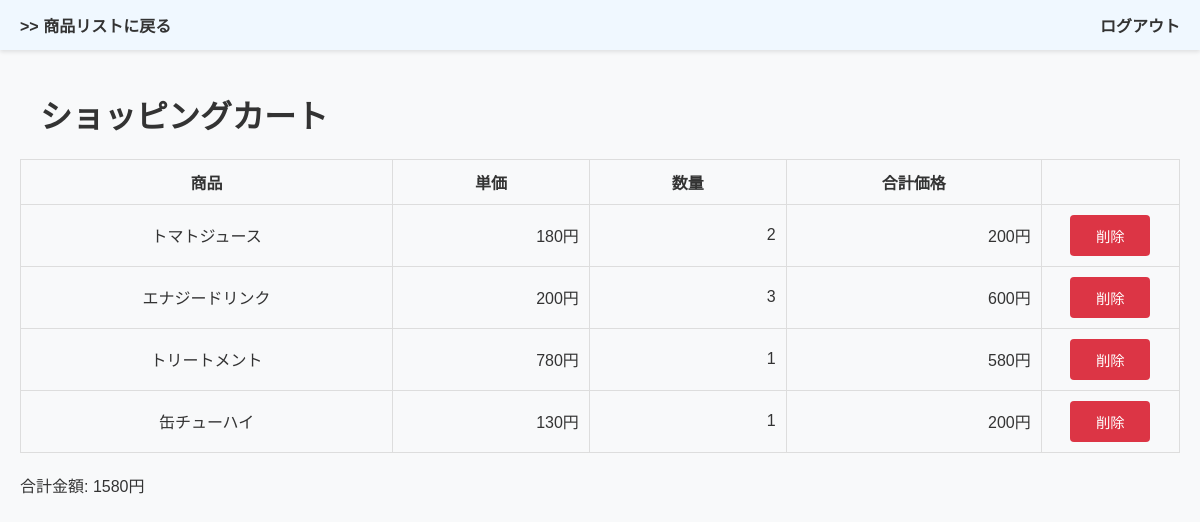
The page /cart/ (signed in) on the database its author committed.
### cart/models.py (models this page shows, shortened)
class CartItem(models.Model):
    cart = models.ForeignKey(Cart, on_delete=models.CASCADE)
    product = models.ForeignKey(Product, on_delete=models.CASCADE)
    quantity = models.PositiveIntegerField(default=1)
    total = models.DecimalField(max_digits=10, decimal_places=0, default=0,editable=False)  # 商品の価格と数量を掛け合わせた合計金額

### products/models.py (models this page shows, shortened)
class Product(models.Model):
    name = models.CharField(max_length=255)
    price = models.DecimalField(max_digits=10, decimal_places=0)
    category = models.ForeignKey(Category, on_delete=models.CASCADE)

### cart/views.py (the view)
# urls.py: path('cart/', include('cart.urls')),
@login_required
def cart(request):
    cart = Cart.objects.get(user=request.user)
    cart_items = CartItem.objects.all().filter(cart=cart)
    total_price = sum(item.total for item in cart_items)  # カート内の合計金額を計算
    return render(request, 'cart/cart.html', {'cart_items': cart_items, 'total_price': total_price})

### templates/cart/cart.html (shortened to what this page needs)
{% extends 'base.html' %}
{% block header %}
<header>
    <a href="{% url 'product_list' %}">>> 商品リストに戻る</a>
    <div class="logout_btn">
        <a href="{% url 'accounts:logout' %}">ログアウト</a>
    </div>
</header>
{% endblock %}
{% block main %}
<main class="site_main">
    {% if cart_items %}
    <h1>ショッピングカート</h1>
    <table class="cart">
        <thead>
            <tr>
                <th class="product">商品</th>
                <th class="price">単価</th>
                <th class="quantity">数量</th>
                <th class="total">合計価格</th>
                <th class="delete"></th>
            </tr>
        </thead>
        <tbody>
            {% for item in cart_items %}
            <tr>
                <td class="product">{{ item.product.name }}</td>
                <td class="price">{{ item.product.price }}円</td>
                <td class="quantity">{{ item.quantity }}</td>
                <td class="total">{{ item.total }}円</td>
                <td class="delete">
                    <form action="{% url 'cart:remove_from_cart' item.product.id %}" method="post">
                        <button type="submit">削除</button>
                    </form>
                </td>
            </tr>
            {% endfor %}
        </tbody>
    </table>
    <p>合計金額: {{ total_price }}円</p>
    {% else %}
    <h1>カートの中身が空です。</h1>
    {% endif %}
</main>
{% endblock %}

### static/css/style.css (style rules this page uses)
header { background-color: #f0f8ff; width: 100%; height: 50px; display: flex; position: fixed; align-items: center; padding-left: 20px; box-shadow: 0 2px 4px rgba(0, 0, 0, 0.1); box-sizing: border-box; margin-top: 0; }
header .logout_btn { margin-left: auto; padding-right: 20px; margin-right: 0; }
header a { color: #333; text-decoration: none; font-weight: bold; }
body { background-color: #f8f9fa; margin: 0; padding: 0; font-family: Arial, sans-serif; color: #333; overflow-x: hidden; box-sizing: border-box; }
h1, h2 { color: #333; padding-left: 20px; }
.site_main { padding: 20px; width: 100%; max-width: 1200px; margin: 0 auto; padding-top: 70px; box-sizing: border-box; }
.cart { width: 100%; border-collapse: collapse; margin-bottom: 20px; table-layout: fixed; }
.cart th, .cart td { border: 1px solid #ddd; padding: 10px; text-align: right; word-wrap: break-word; }
.cart th { background-color: #f8f9fa; text-align: center; }
.cart td:first-child, .cart td:last-child { text-align: center; }
.cart th.product, .cart td.product { width: 30%; }
.cart th.price, .cart td.price { width: 15%; }
.cart th.quantity, .cart td.quantity { width: 15%; }
.cart th.total, .cart td.total { width: 20%; }
.cart th.delete, .cart td.delete { width: 10%; }
.cart td button { background-color: #dc3545; color: white; border: none; padding: 10px; cursor: pointer; border-radius: 4px; font-size: 0.9rem; width: 100%; max-width: 80px; }

### rows shown on the page
CartItem: product.name "トマトジュース", product.price "180", quantity "2", total "200"
CartItem: product.name "エナジードリンク", product.price "200", quantity "3", total "600"
CartItem: product.name "トリートメント", product.price "780", quantity "1", total "580"
CartItem: product.name "缶チューハイ", product.price "130", quantity "1", total "200"

### other values the page prints
{{ total_price }} "1580"
